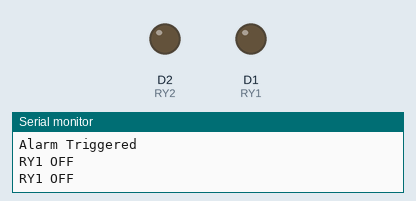
Simulated run of this sketch. Board: ESP8266 (NodeMCU). Parts: output pins drawn as LEDs (lit = HIGH), the last lines printed to the serial monitor. The local clock reads 2024-03-15 10:24:30 at power-on unless the sketch sets it.

Above: at 25.0 s.
At 50.5 s:
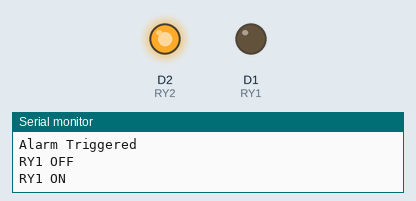
Timing chart, 0 to 78.1 s (numbered marks = the images above):
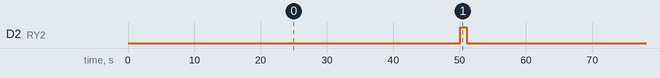

The sketch:

ESP8266-RTC-DS3231.ino
```cpp
// Date, Time and Alarm functions using a DS3231 RTC connected via I2C and Wire lib

#include <Wire.h>
#include <SPI.h>  // not used here, but needed to prevent a RTClib compile error
#include <RTClib.h>
int RY1 = D1;
int RY2 = D2;

RTC_DS3231 RTC;

void setup () {
  pinMode(RY1, OUTPUT);
  pinMode(RY2, OUTPUT);

  Serial.begin(9600);
  Wire.begin();
  RTC.begin(10,9);

  RTC.adjust(DateTime(__DATE__, __TIME__));
  if (! RTC.isrunning()) {
    Serial.println("RTC is NOT running!");
    // following line sets the RTC to the date & time this sketch was compiled
    RTC.adjust(DateTime(__DATE__, __TIME__));
  }
  DateTime now = RTC.now();
  RTC.setAlarm1Simple(21, 58);
  RTC.turnOnAlarm(1);
  if (RTC.checkAlarmEnabled(1)) {
    Serial.println("Alarm Enabled");
  }
}

void loop () {
  DateTime now = RTC.now();

  Serial.print(now.year(), DEC);
  Serial.print('/');
  Serial.print(now.month(), DEC);
  Serial.print('/');
  Serial.print(now.day(), DEC);
  Serial.print(' ');
  Serial.print(now.hour());
  Serial.print(':');
  Serial.print(now.minute());
  Serial.print(':');
  Serial.print(now.second(), DEC);
  Serial.println();

  if (RTC.checkIfAlarm(1)) {
    Serial.println("Alarm Triggered");
  }

  if (now.hour() == 22 && now.minute() == 19 ) { //ถ้าชั่วโมงเท่ากับ 22 และนาทีเท่ากับ 19 จะสั่งให้เปิดไฟ
    digitalWrite(RY1, HIGH); // สั่งให้ Relay1 ติด
    Serial.println("RY1 ON");
  }else{
    Serial.println("RY1 OFF");
    digitalWrite(RY1, LOW); // สั่งให้ Relay1 ดับ
  }

  if (now.second() == 10 ) { //ถ้าวินาทีเท่ากับ 10 จะสั่งให้เปิดไฟ
    digitalWrite(RY2, HIGH); // สั่งให้ Relay1 ติด
    Serial.println("RY1 ON");
  }else{
    Serial.println("RY1 OFF");
    digitalWrite(RY2, LOW); // สั่งให้ Relay1 ดับ
  }


  Serial.println();
  delay(1000);
}
```

Measured:
- by itself, D2 (RY2): alternates HIGH for 1.0 s and LOW for 59.1 s
